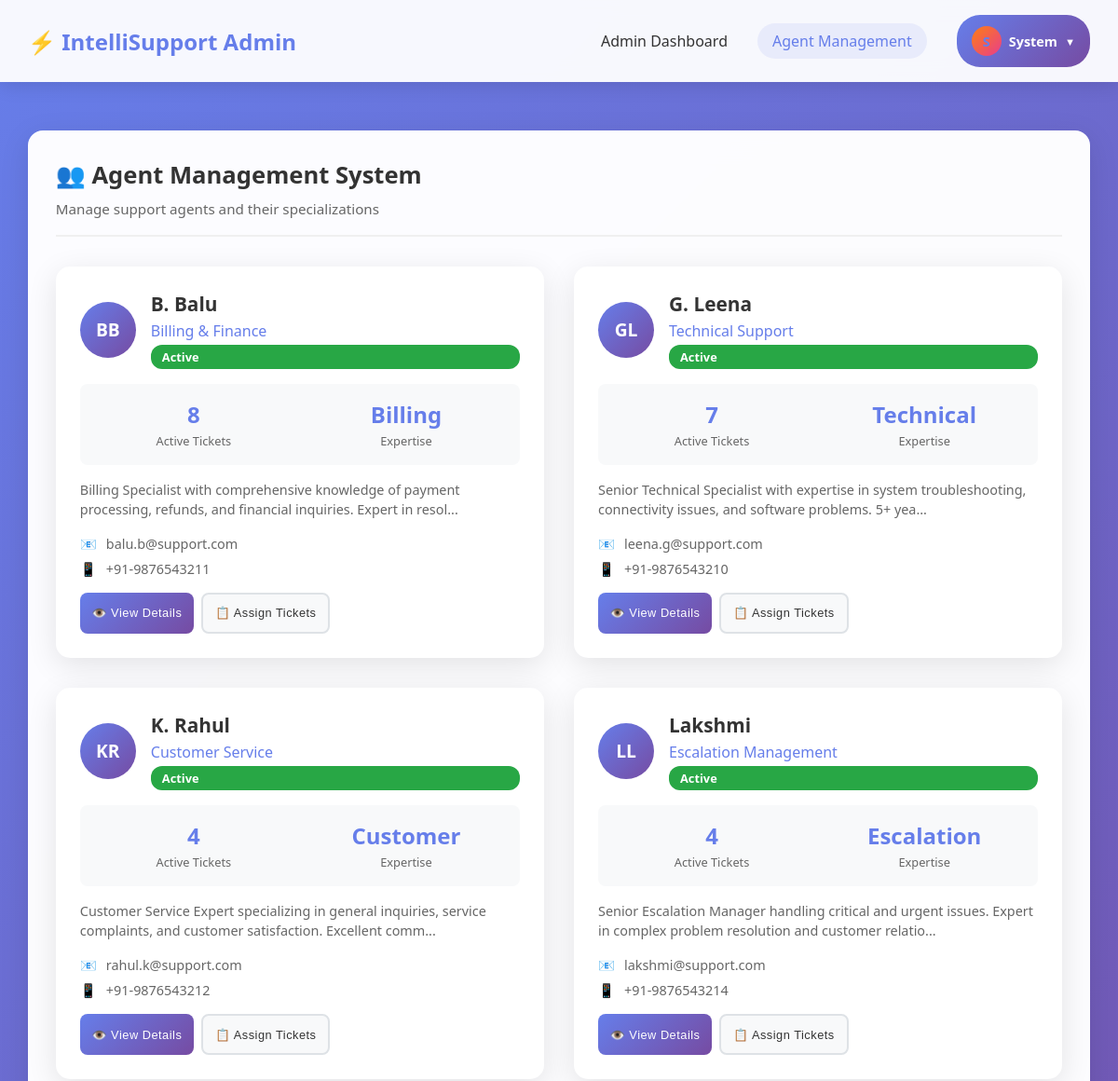
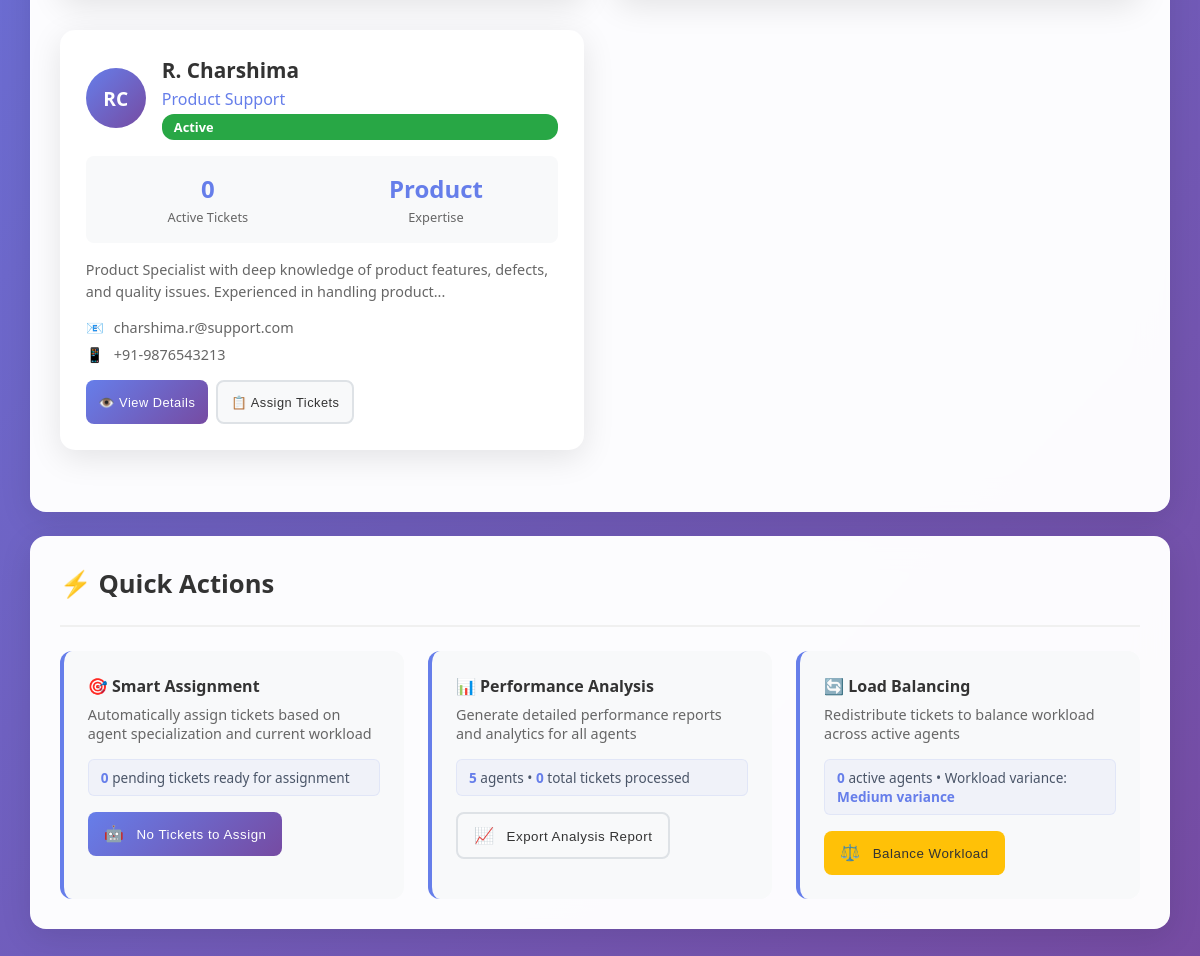
Screenshot of /admin/agents (signed in) with the database file from the repository (2 pictures, top to bottom).
### tables this page shows
CREATE TABLE agents (
                id INTEGER PRIMARY KEY AUTOINCREMENT,
                name TEXT NOT NULL,
                email TEXT NOT NULL,
                phone TEXT,
                specialization TEXT NOT NULL,
                description TEXT,
                status TEXT DEFAULT 'Active',
                assigned_tickets INTEGER DEFAULT 0,
                created_at TIMESTAMP DEFAULT CURRENT_TIMESTAMP
            );

### app.py (the view)
@app.route("/admin/agents")
def admin_agents():
    if not session.get('is_admin'):
        flash("Access denied. Admin privileges required.")
        return redirect(url_for('login'))
    agents = db.get_all_agents()
    unassigned_tickets = db.get_unassigned_tickets()
    return render_template("admin_agents.html", agents=agents, unassigned_tickets=unassigned_tickets)

### database.py (called while the page is built)
    def get_connection(self):
        conn = sqlite3.connect(self.db_path)
        conn.execute("PRAGMA foreign_keys = ON")
        return conn

    def get_all_agents(self):
        conn = self.get_connection()
        cursor = conn.cursor()
        cursor.execute('''
            SELECT id, name, email, phone, specialization, description, status, assigned_tickets
            FROM agents
            ORDER BY name
        ''')
        agents = cursor.fetchall()
        conn.close()
        return [
            {
                'id': row[0],
                'name': row[1],
                'email': row[2],
                'phone': row[3],
                'specialization': row[4],
                'description': row[5],
                'status': row[6],
                'assigned_tickets': row[7]
            }
            for row in agents
        ]

### templates/admin_agents.html (shortened to what this page needs)
<!DOCTYPE html>
<html lang="en">
<head>
    <link rel="stylesheet" href="{{ url_for('static', filename='style.css') }}">
</head>
<body>
    <div class="header">
        <nav class="nav">
            <a href="{{ url_for('admin_dashboard') }}" class="logo">⚡ IntelliSupport Admin</a>
            <ul class="nav-links">
                <li><a href="{{ url_for('admin_dashboard') }}">Admin Dashboard</a></li>
                <li><a href="{{ url_for('admin_agents') }}" class="active">Agent Management</a></li>
                <li class="profile-dropdown">
                    <div class="profile-trigger" id="profileTrigger">
                        <div class="profile-avatar admin-avatar">{{ session.full_name[0].upper() }}</div>
                        <span class="profile-name admin-name">{{ session.full_name.split()[0] }}</span>
                        <i class="dropdown-arrow">▼</i>
                    </div>
                </li>
            </ul>
        </nav>
    </div>
    <div class="container">
        <div class="card">
            <div class="card-header">
                <h2 class="card-title">👥 Agent Management System</h2>
                <p class="card-subtitle">Manage support agents and their specializations</p>
            </div>
            <div class="agents-grid">
                {% for agent in agents %}
                <div class="agent-card" onclick="viewAgentDetails('{{ agent.id }}')">
                    <div class="agent-header">
                        <div class="agent-avatar">
                            {{ agent.name.split()[0][0] }}{{ agent.name.split()[-1][0] }}
                        </div>
                        <div class="agent-basic-info">
                            <h3 class="agent-name">{{ agent.name }}</h3>
                            <div class="agent-specialization">{{ agent.specialization }}</div>
                            <div class="agent-status status-{{ agent.status.lower() }}">{{ agent.status }}</div>
                        </div>
                    </div>
                    <div class="agent-stats">
                        <div class="stat-item">
                            <span class="stat-value">{{ agent.assigned_tickets }}</span>
                            <span class="stat-label">Active Tickets</span>
                        </div>
                        <div class="stat-item">
                            <span class="stat-value">{{ agent.specialization.split()[0] }}</span>
                            <span class="stat-label">Expertise</span>
                        </div>
                    </div>
                    <div class="agent-description">
                        {{ agent.description[:120] }}{% if agent.description|length > 120 %}...{% endif %}
                    </div>
                    <div class="agent-contact">
                        <div class="contact-item">
                            <span class="contact-icon">📧</span>
                            <span class="contact-text">{{ agent.email }}</span>
                        </div>
                        <div class="contact-item">
                            <span class="contact-icon">📱</span>
                            <span class="contact-text">{{ agent.phone }}</span>
                        </div>
                    </div>
                    <div class="agent-actions">
                        <button class="btn btn-primary btn-sm" onclick="event.stopPropagation(); viewAgentDetails('{{ agent.id }}')">
                            👁️ View Details
                        </button>
                        <button class="btn btn-secondary btn-sm" onclick="event.stopPropagation(); assignTicketsToAgent('{{ agent.name }}')">
                            📋 Assign Tickets
                        </button>
                    </div>
                </div>
                {% endfor %}
            </div>
        </div>
        <div class="card">
            <div class="card-header">
                <h3 class="card-title">⚡ Quick Actions</h3>
            </div>
            <div class="quick-actions">
                <div class="action-item">
                    <h4>🎯 Smart Assignment</h4>
                    <p>Automatically assign tickets based on agent specialization and current workload</p>
                    <div class="action-status">
                        <span id="pendingTicketsCount">{{ unassigned_tickets|length if unassigned_tickets else 0 }}</span> pending tickets ready for assignment
                    </div>
                    <button class="btn btn-primary" id="autoAssignBtn" onclick="smartAssignTickets()"
                            {% if not unassigned_tickets %}disabled{% endif %}>
                        <span class="btn-icon">🤖</span>
                        {% if unassigned_tickets %}Auto-Assign {{ unassigned_tickets|length }} Tickets{% else %}No Tickets to Assign{% endif %}
                    </button>
                </div>
                <div class="action-item">
                    <h4>📊 Performance Analysis</h4>
                    <p>Generate detailed performance reports and analytics for all agents</p>
                    <div class="action-status">
                        <span id="totalAgents">{{ agents|length }}</span> agents • <span id="totalTickets">{{ total_tickets if total_tickets else 0 }}</span> total tickets processed
                    </div>
                    <button class="btn btn-secondary" id="exportBtn" onclick="exportAnalysis()">
                        <span class="btn-icon">📈</span>
                        Export Analysis Report
                    </button>
                </div>
                <div class="action-item">
                    <h4>🔄 Load Balancing</h4>
                    <p>Redistribute tickets to balance workload across active agents</p>
                    <div class="action-status">
                        <span id="activeAgents">{{ active_agents_count if active_agents_count else 0 }}</span> active agents • Workload variance: <span id="workloadVariance">Calculating...</span>
                    </div>
                    <button class="btn btn-warning" id="balanceBtn" onclick="balanceWorkload()">
                        <span class="btn-icon">⚖️</span>
                        Balance Workload
                    </button>
                </div>
            </div>
        </div>
    </div>
</body>
</html>

### rows the page displays
agents: name "B", name "B. Balu", specialization "Billing & Finance", status "Active", assigned_tickets "8", specialization "Billing", description "Billing Specialist with comprehensive knowledge of payment processing, refunds, and financial inquiries. Expert in resol", email "balu.b@support.com", phone "+91-9876543211"
agents: name "G", name "L", name "G. Leena", specialization "Technical Support", status "Active", assigned_tickets "7", specialization "Technical", description "Senior Technical Specialist with expertise in system troubleshooting, connectivity issues, and software problems. 5+ yea", email "leena.g@support.com", phone "+91-9876543210"
agents: name "K", name "R", name "K. Rahul", specialization "Customer Service", status "Active", assigned_tickets "4", specialization "Customer", description "Customer Service Expert specializing in general inquiries, service complaints, and customer satisfaction. Excellent comm", email "rahul.k@support.com", phone "+91-9876543212"
agents: name "L", name "Lakshmi", specialization "Escalation Management", status "Active", assigned_tickets "4", specialization "Escalation", description "Senior Escalation Manager handling critical and urgent issues. Expert in complex problem resolution and customer relatio", email "lakshmi@support.com", phone "+91-9876543214"
agents: name "R", name "C", name "R. Charshima", specialization "Product Support", status "Active", assigned_tickets "0", specialization "Product", description "Product Specialist with deep knowledge of product features, defects, and quality issues. Experienced in handling product", email "charshima.r@support.com", phone "+91-9876543213"

### other values shown
{{ session.full_name.split()[0] }} "System"
{{ unassigned_tickets|length if unassigned_tickets else 0 }} "0"
{{ agents|length }} "5"
{{ total_tickets if total_tickets else 0 }} "0"
{{ active_agents_count if active_agents_count else 0 }} "0"
